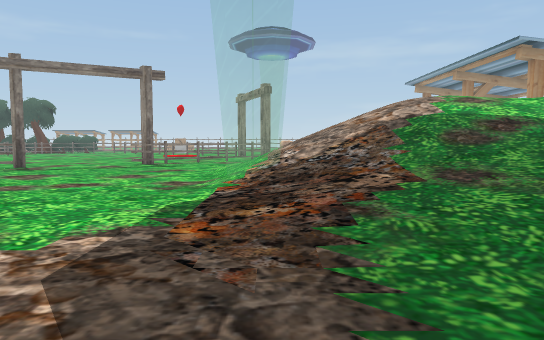
[1] (above)

21 first-person views from a walk through a Unity game level. The camera is 1.5 m above the floor, tilts 4° down and sees 70° across. The floor is counted in squares, 2 m on a side. Each view is taken from the middle of a square. On the plan, view 1 faces up. The plan holds only what a view shows up to about 12 squares ahead; the rest is blank. The place goes on beyond the plan. The player is left out. Some surface patterns are stand-ins.

[2]
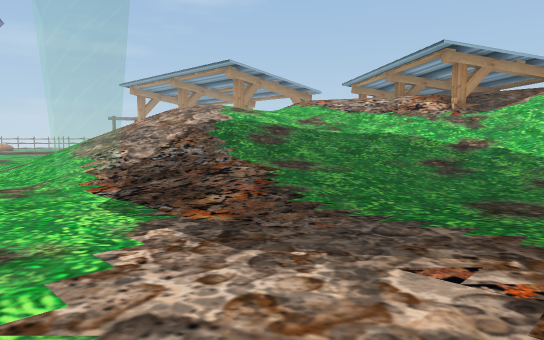

[3]
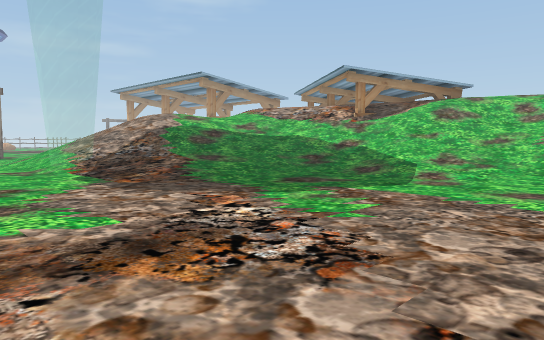

[4]
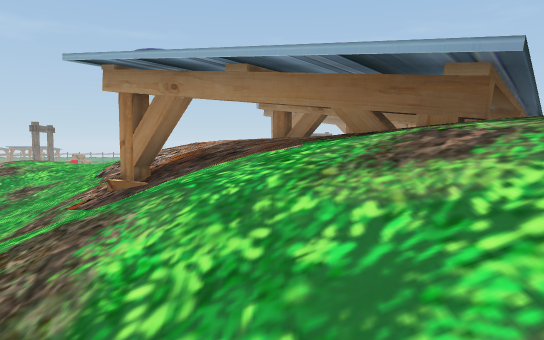

[5]
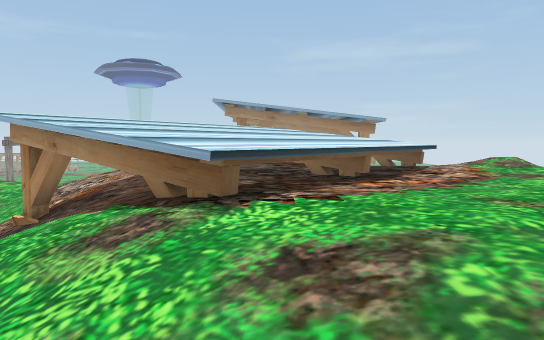

[6]
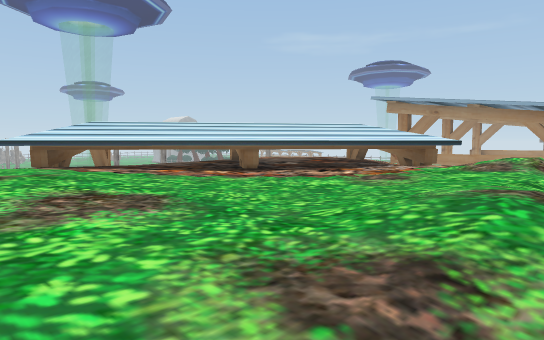

[7]
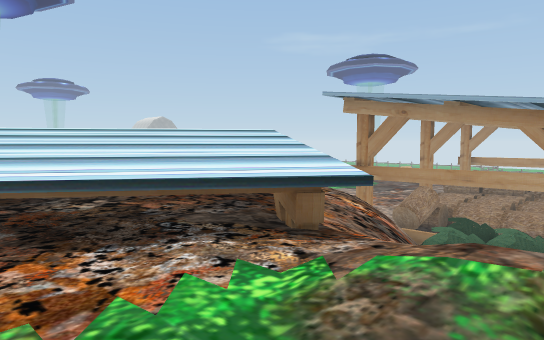

[8]
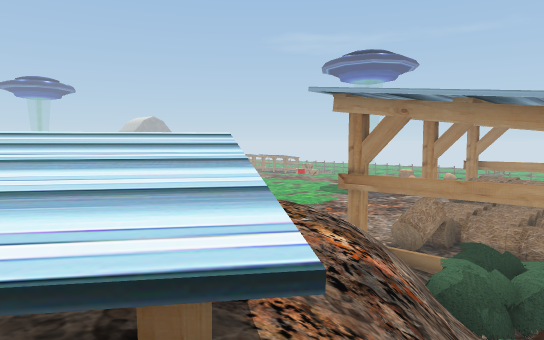

[9]
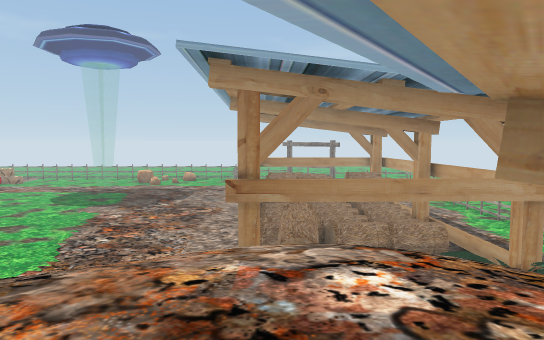

[10]
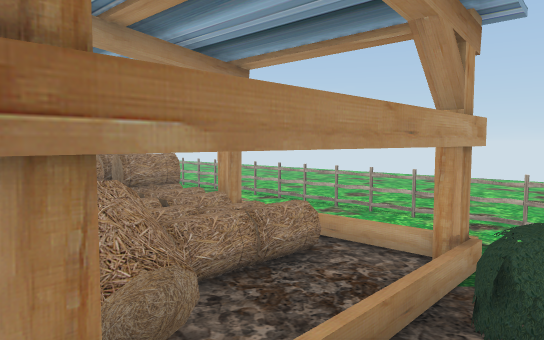

[11]
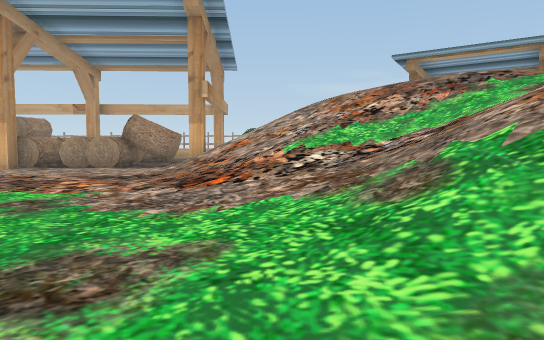

[12]
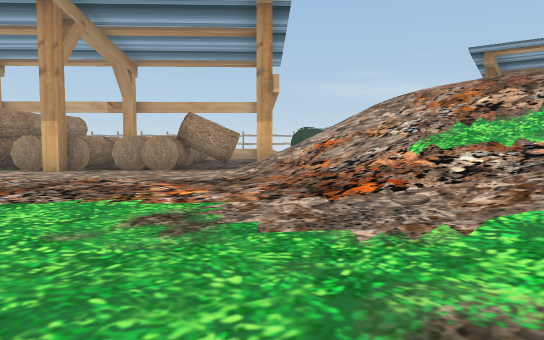

[13]
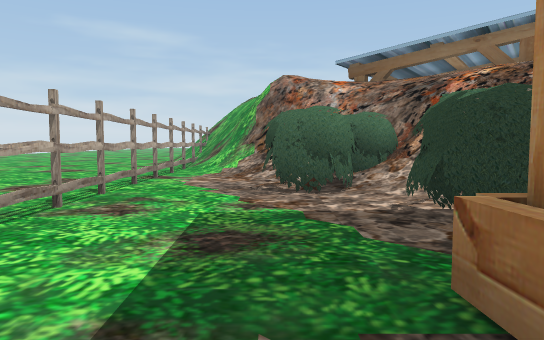

[14]
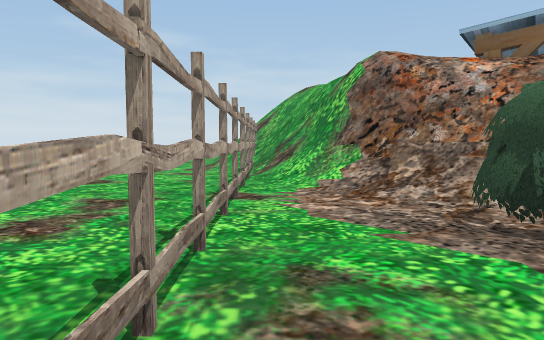

[15]
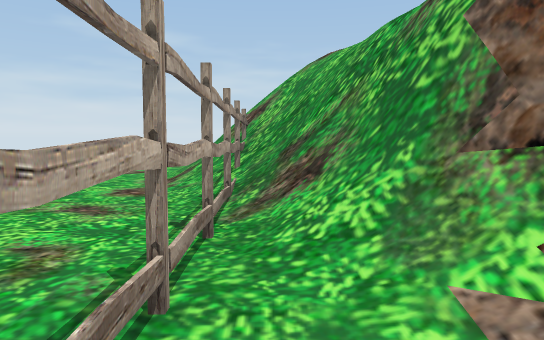

[16]
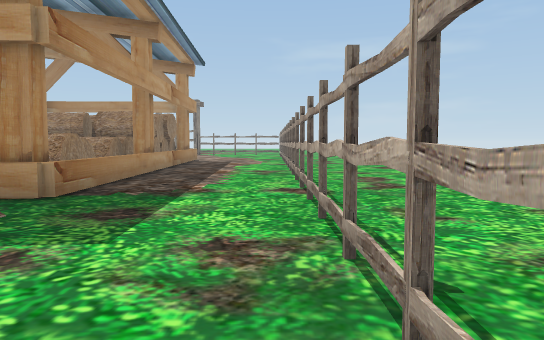

[17]
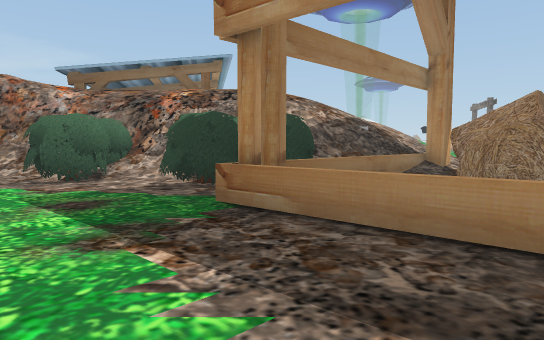

[18]
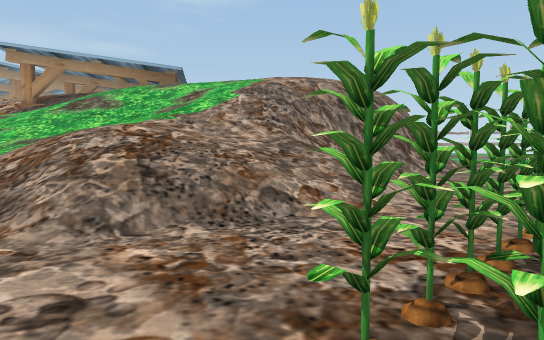

[19]
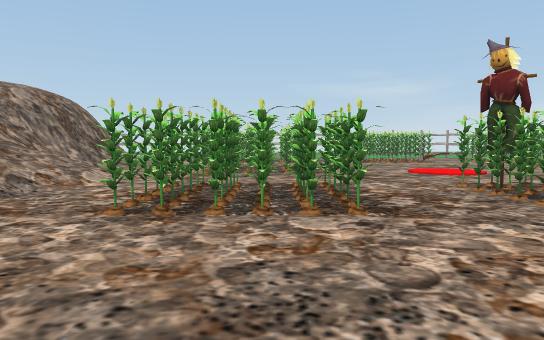

[20]
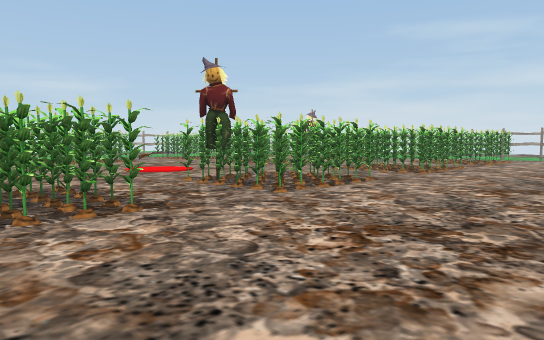

[21]
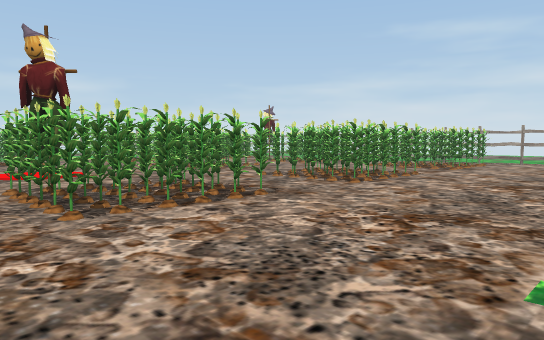

### Floor plan
Key: @ floor where view 1 was taken; # wall or solid block; . main floor; : floor 0.25 m higher than the main floor; + floor 3.75 m higher than the main floor; * floor 4.75 m higher than the main floor; % floor 5 m higher than the main floor; & floor 5.25 m higher than the main floor; / step, stairs or slope; = window, fence, low wall or low ledge; ^ raised ledge; v drop or lower ground; B hay bale; F fence; T thing the floor can be seen under or through; S scarecrow; O other object.
Columns run from 4 left of view 1 to 23 right of it. Each row starts with its distance up from view 1.
 21         ........BBBBBB=...O.
 20         ........BBBBBB=...F.
 19        .........BB....=...F.
 18       .......///BB...#=...F.
 17      ....../////#=#===#...F.
 16      ....//////////##.....F.
 15     ..:////////////###....F.
 14      //////////////#=/....F.
 13       ////////////////##..F.
 12 .../    /////////////###..F.
 11 ...//     /////*%%//////..F.
 10 .../////+///// %%##//////.F.
  9 ...///////////  %%^^^//#/.F.
  8 .../=//////////%%^^^^^/v#FF.
  7 ...==//////////#^^^^^&//#FF.
  6 ....///////////%^^^^^&&/#FF.
  5 ....///////////^^^^^%%&/vF/.
  4  .../////////##^^^^%%%%//O//
  3  ...///////////#^^%%%%%/////
  2  .......////////^^&&%%%/////
  1  ......../////////&&&&%%/
  0  ...@...//////////&& &%%/
 -1 ........./////////&
 -2 ........../////////&
 -3  ........  //////////
 -4 . ..       //////=###
 -5            ///// /////
 -6           ../////.....
 -7           ...../...
 -8          ...TT...#
 -9        ....TTT...##
-10        ....TTT...###
-11        ....TTT...#
-12        .............
-13         ....##......
-14        ....##S...O..
-15        ....####..O..
-16         ...####.....
-17         ...........
-18         ....##...#
-19         ...####..#
-20         ...####..
-21          ..###..
-22          ......
-23          ...##
-24          ..##
-25          ..#

Positions as (right, up) in squares from view 1, and headings:
1: (0, 0), facing up
2: (-3, 0), facing up-right
3: (-4, -4), facing up-right
4: (11, -1), facing up
5: (13, -2), facing up
6: (20, 0), facing up-left
7: (19, 5), facing up-left
8: (18, 7), facing up-left
9: (12, 9), facing up
10: (11, 15), facing up-right
11: (0, 15), facing right
12: (1, 17), facing right
13: (19, 19), facing down
14: (21, 16), facing down
15: (21, 11), facing down
16: (21, 12), facing up
17: (21, 21), facing down-left
18: (6, -9), facing up-right
19: (3, -10), facing right
20: (3, -9), facing down-right
21: (3, -12), facing down-right
